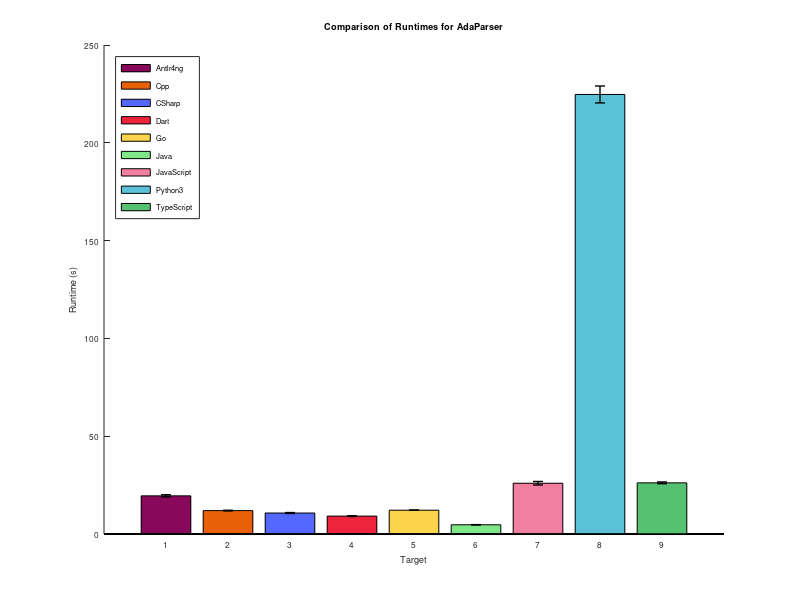

MATLAB code for this plot:
pkg load statistics
n=20;
c=9;
x=[ 1 2 3 4 5 6 7 8 9 ];
disp(x)
p=[ 19.574
19.039
21.003
20.032
20.162
19.228
20.139
19.976
19.291
19.146
19.311
19.004
18.742
19.575
19.238
20.018
19.183
18.992
19.697
19.051
12.0349
11.8364
11.9464
11.7811
12.0133
11.8876
11.8168
11.9268
11.8085
12.1164
11.9942
11.8864
11.9819
11.8193
11.9387
12.3731
12.1978
12.2978
11.7134
12.0824
10.9611581
10.9106789
10.7525869
10.6301485
10.6895173
10.6569015
10.7852675
10.3810458
10.3888361
10.6524963
10.5805667
10.5176914
10.3198401
10.5643091
10.6970839
11.0975208
11.0483759
11.1822607
11.0162525
10.5801159
9.285
9.026
9.563
9.294
9.276
9.173
9.283
9.332
9.238
9.167
9.34
9.182
9.064
9.22
8.888
8.864
8.92
9.054
8.805
9.014
12.152
12.122
12.135
12.156
12.218
12.183
12.137
12.150
12.234
12.199
12.097
12.137
12.180
12.201
12.131
12.179
12.208
12.173
12.174
12.146
4.794
4.835
4.699
4.705
4.923
4.777
4.662
4.772
4.638
4.644
4.787
4.566
4.662
4.783
4.611
4.623
4.702
4.707
4.606
4.778
25.959
25.122
26.703
27.003
26.793
25.771
26.848
25.011
27.488
25.515
25.41
26.171
27.396
25.523
25.018
25.081
25.066
26.956
25.652
24.542
234.296814
229.978195
234.783219
232.072484
223.7504
223.256263
222.938666
223.905231
222.277683
220.926788
222.113444
222.028616
222.233984
222.721178
225.161588
222.676325
221.923991
222.296588
223.215362
221.712892
26.332
24.906
26.165
26.32
26.74
26.125
25.448
25.912
26.288
26.509
26.101
26.331
26.345
26.396
26.187
26.188
26.533
25.47
26.232
26.639 ];
s=[ "Antlr4ng" "Cpp" "CSharp" "Dart" "Go" "Java" "JavaScript" "Python3" "TypeScript" ];
h={ "Antlr4ng" "Cpp" "CSharp" "Dart" "Go" "Java" "JavaScript" "Python3" "TypeScript" };
rp=reshape(p, n, c);
mq=mean(rp);
y=mq;
disp(x)
sq=std(rp);
colours = { '#88085c', '#e8600a', '#5468ff', '#ee243c', '#FCD34D', '#7ee787', '#F17FA2', '#5BC1D7', '#56C271' };
disp(n)
disp(c)
disp(mq)
disp(sq)
hold on
for i = 1 : length(mq)
   H(i) = bar( x(i), y(i), 0.4, 'facecolor', colours{i} );
endfor
xlim([0 10])
hold off;
hold on
er = errorbar(x, mq, sq);
set(er, "color", [0 0 0])
set(er, "linewidth", 1);
set(er, "linestyle", "none");
hold off
set(gca, 'XTickLabel', x, 'XTick', 1:numel(x));
set(gca, "fontsize", 6)
xlabel("Target");
ylabel("Runtime (s)");
title("Comparison of Runtimes for AdaParser")
l=legend(h, "location", "northwest");
print("./times.svg", "-dsvg")
